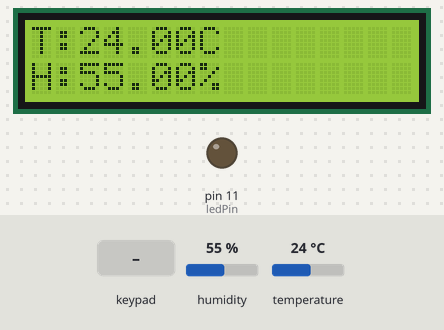
A sketch run on a simulated Arduino Uno, built with avr-gcc and run on an emulated ATmega328P. Shown: 16×2 character LCD, output pins drawn as LEDs (lit = HIGH). The test bench sets the inputs (shaded band); at power-on: humidity 55 %, temperature 24 °C.

Above: at 3.2 s.
3.3 s: key '#' pressed
At 5.3 s:
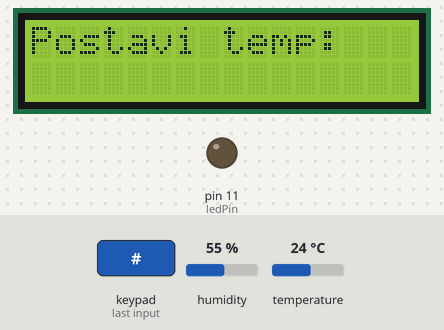
5.6 s: keypad keys 3 4 5 6 * pressed 1.4 s apart
At 7.5 s:
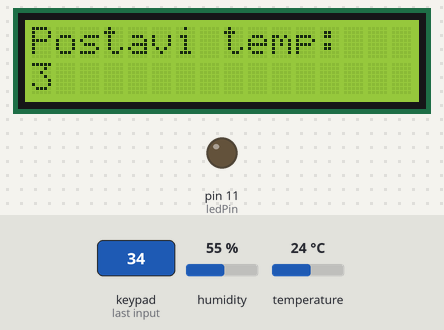
18.6 s: humidity set to 22 %
At 22.2 s:
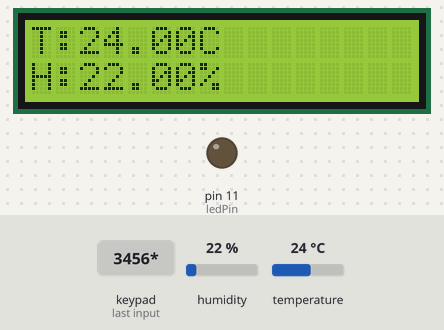
22.3 s: temperature set to 12 °C
At 24.9 s:
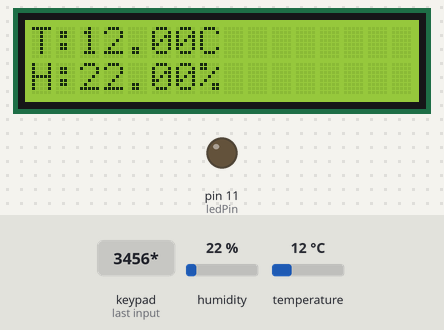
25.5 s: humidity set to 40 %
At 27.2 s:
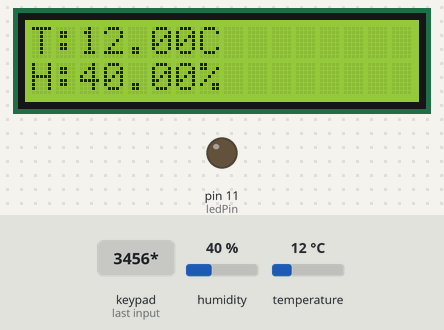
27.5 s: temperature set to 19 °C
At 28.9 s:
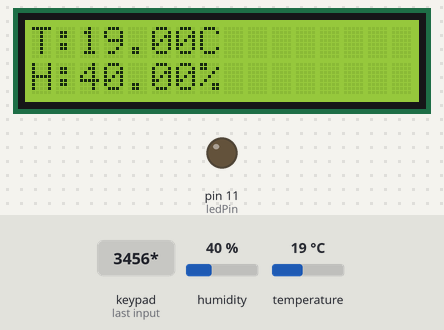
Timing chart, 0 to 30.5 s (numbered marks = the images above; inputs shaded):
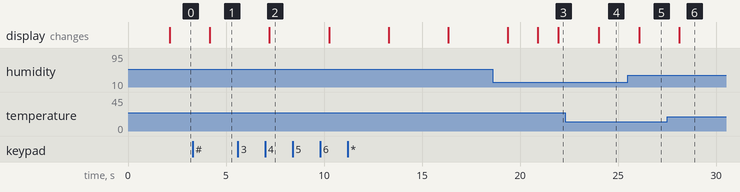

Measured:
- after the input at 3.3 s, the display: changes after 0.88 s (image 1)
- after the input at 5.6 s, the display: changes after 1.6 s (image 2)
- after the input at 22.3 s, the display: changes after 1.7 s (image 4)
- after the input at 25.5 s, the display: changes after 0.57 s (image 5)
- after the input at 27.5 s, the display: changes after 0.63 s (image 6)

The sketch:

meteo_station.ino
```cpp
#include <DHT.h>
#include <Wire.h>
#include <LiquidCrystal_I2C.h>
#include <Keypad.h>
// --- DHT ---
#define DHTPIN 2
#define DHTTYPE DHT11
DHT dht(DHTPIN, DHTTYPE);
// --- LCD ---
LiquidCrystal_I2C lcd(0x27, 16, 2);
// --- LED ---
int ledPin = 11;
float tempThreshold = 25.0;
// --- KEYPAD ---
const byte ROWS = 4;
const byte COLS = 4;
char keys[ROWS][COLS] = {
  {'1','2','3','A'},
  {'4','5','6','B'},
  {'7','8','9','C'},
  {'*','0','#','D'}
};
byte rowPins[ROWS] = {3, 4, 5, 6};
byte colPins[COLS] = {7, 8, 9, 10};
Keypad keypad = Keypad(makeKeymap(keys), rowPins, colPins, ROWS, COLS);
// --- VARIJABLE ---
String input = "";
bool settingMode = false;
void setup() {
  dht.begin();
  lcd.init();
  lcd.backlight();
  pinMode(ledPin, OUTPUT);
  lcd.setCursor(0,0);
  lcd.print("Meteo stanica");
  delay(2000);
  lcd.clear();
}
void loop() {
  float temp = dht.readTemperature();
  float hum = dht.readHumidity();
  char key = keypad.getKey();
  if (key) {
    handleKey(key);
  }
  if (!settingMode) {
    displayData(temp, hum);
  }
  checkLED(temp);
  delay(1000);
}
// --- FUNKCIJE ---
void displayData(float temp, float hum) {
  lcd.setCursor(0,0);
  lcd.print("T:");
  lcd.print(temp);
  lcd.print("C ");
  lcd.setCursor(0,1);
  lcd.print("H:");
  lcd.print(hum);
  lcd.print("% ");
}
void checkLED(float temp) {
  if (temp >= tempThreshold) {
    digitalWrite(ledPin, HIGH);
  }
  else {
    digitalWrite(ledPin, LOW);
  }
}

void handleKey(char key) {
  if (key == '#') {
    settingMode = true;
    input = "";
    lcd.clear();
    lcd.print("Postavi temp:");
  }
  else if (settingMode) {
    if (key >= '0' && key <= '9') {
      input += key;
      lcd.setCursor(0,1);
      lcd.print(input);
    }
    else if (key == '*') {
      tempThreshold = input.toFloat();
      settingMode = false;
      lcd.clear();
      lcd.print("Spremljeno!");
      delay(1500);
      lcd.clear();
    }
  }
}
```
